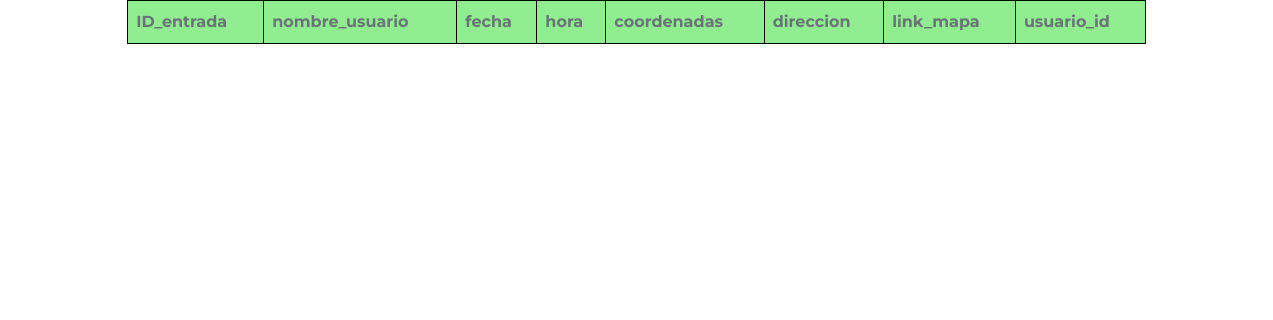
Before: /salidas_por_usuario/a/ with the older database file.
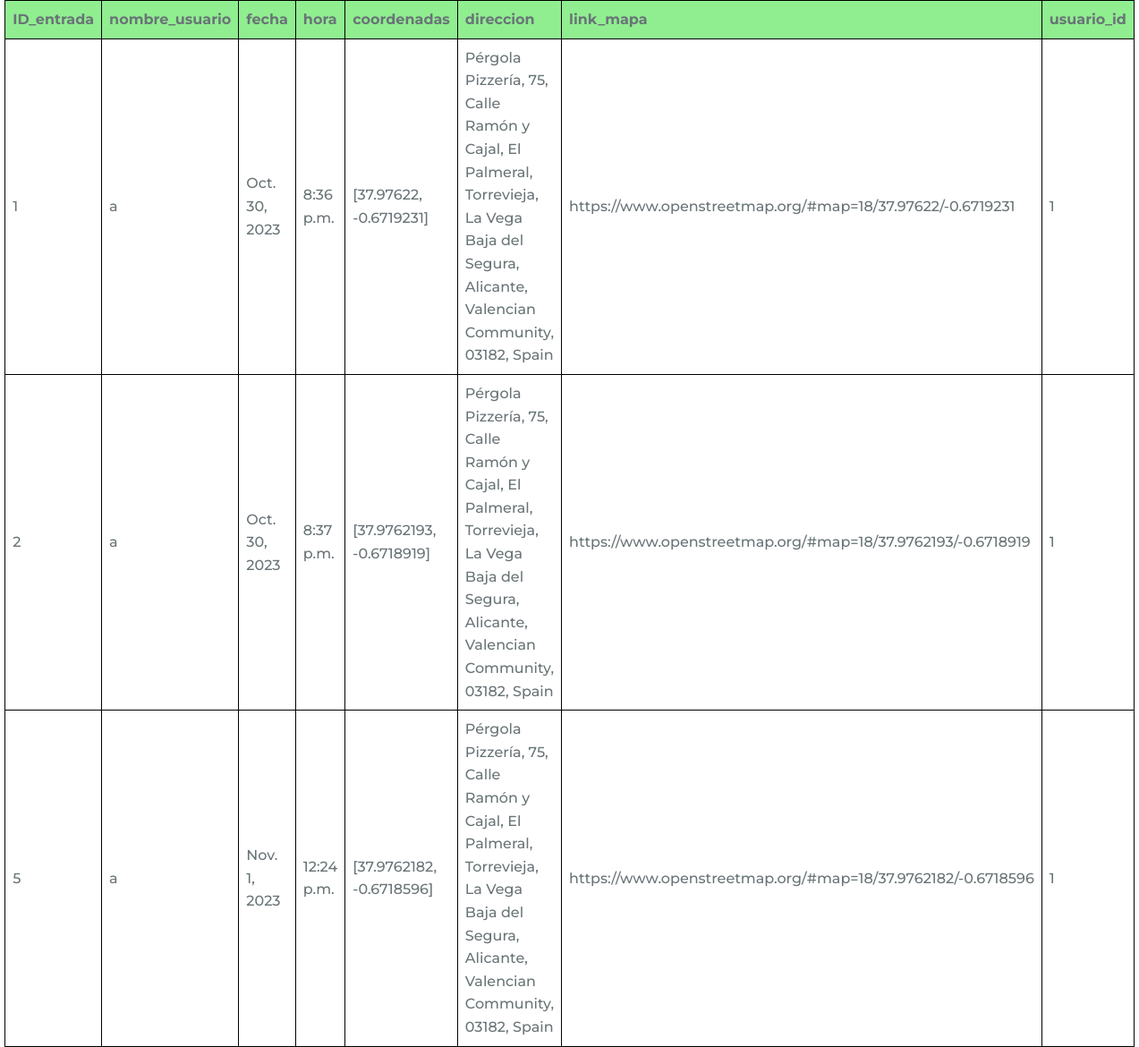
After: the same page with the newer database file.
### gestionEmpleados/models.py (models this page shows, shortened)
class Salida(models.Model):
    id_salida=models.AutoField(primary_key=True)
    usuario=models.ForeignKey(Usuario,on_delete=models.CASCADE,related_name='salidas')
    nombre_usuario=models.CharField(max_length=200)
    fecha=models.DateField()
    hora=models.TimeField(auto_now_add=True)
    coordenadas=models.CharField(max_length=500)
    direccion=models.CharField(max_length=1000)
    link_mapa=models.CharField(max_length=1000)

### gestionEmpleados/views.py (the view)
# urls.py: path('salidas_por_usuario/<str:nombre_usuario>/',views.salidas_nombre,name='salidas_nombre')
def salidas_nombre(request,nombre_usuario):
    salidas=Salida.objects.filter(nombre_usuario=nombre_usuario)
    return render(request,'salidas_por_usuario.html',{'salidas':salidas})

### gestionEmpleados/templates/salidas_por_usuario.html (shortened to what this page needs)
{% load static %}
<!DOCTYPE html>
<html>
    <head>
        <link rel="stylesheet" href="{% static 'assets/css/styles.css' %}">
    </head>
    <body>
        <table>
            <thead>
              <tr>
                <th>ID_entrada</th>
                <th>nombre_usuario</th>
                <th>fecha</th>
                <th>hora</th>
                <th>coordenadas</th>
                <th>direccion</th>
                <th>link_mapa</th>
                <th>usuario_id</th>
              </tr>
            </thead>
            <tbody>
              {% for salida in salidas %}
              <tr data-username="{{salida.nombre_usuario}}">
                  <td>{{ salida.id_salida }}</td>
                  <td>{{ salida.nombre_usuario }}</td>
                  <td>{{ salida.fecha }}</td>
                  <td>{{ salida.hora }}</td>
                  <td>{{salida.coordenadas}}</td>
                  <td>{{salida.direccion}}</td>
                  <td>{{salida.link_mapa}}</td>
                  <td>{{salida.usuario_id}}</td>
                </tr>
              {% endfor %}
            </tbody>
          </table>
    </body>
</html>

Changed rows visible on the page:
added Salida: id_salida "1", nombre_usuario "a", fecha "Oct. 30, 2023", hora "8:36 p.m.", coordenadas "[37.97622, -0.6719231]", direccion "Pérgola Pizzería, 75, Calle Ramón y Cajal, El Palmeral, Torrevieja, La Vega Baja del Segura, Alicante, Valencian Community, 03182, Spain", link_mapa "https://www.openstreetmap.org/#map=18/37.97622/-0.6719231", usuario_id "1"
added Salida: id_salida "2", nombre_usuario "a", fecha "Oct. 30, 2023", hora "8:37 p.m.", coordenadas "[37.9762193, -0.6718919]", direccion "Pérgola Pizzería, 75, Calle Ramón y Cajal, El Palmeral, Torrevieja, La Vega Baja del Segura, Alicante, Valencian Community, 03182, Spain", link_mapa "https://www.openstreetmap.org/#map=18/37.9762193/-0.6718919", usuario_id "1"
added Salida: id_salida "5", nombre_usuario "a", fecha "Nov. 1, 2023", hora "12:24 p.m.", coordenadas "[37.9762182, -0.6718596]", direccion "Pérgola Pizzería, 75, Calle Ramón y Cajal, El Palmeral, Torrevieja, La Vega Baja del Segura, Alicante, Valencian Community, 03182, Spain", link_mapa "https://www.openstreetmap.org/#map=18/37.9762182/-0.6718596", usuario_id "1"
